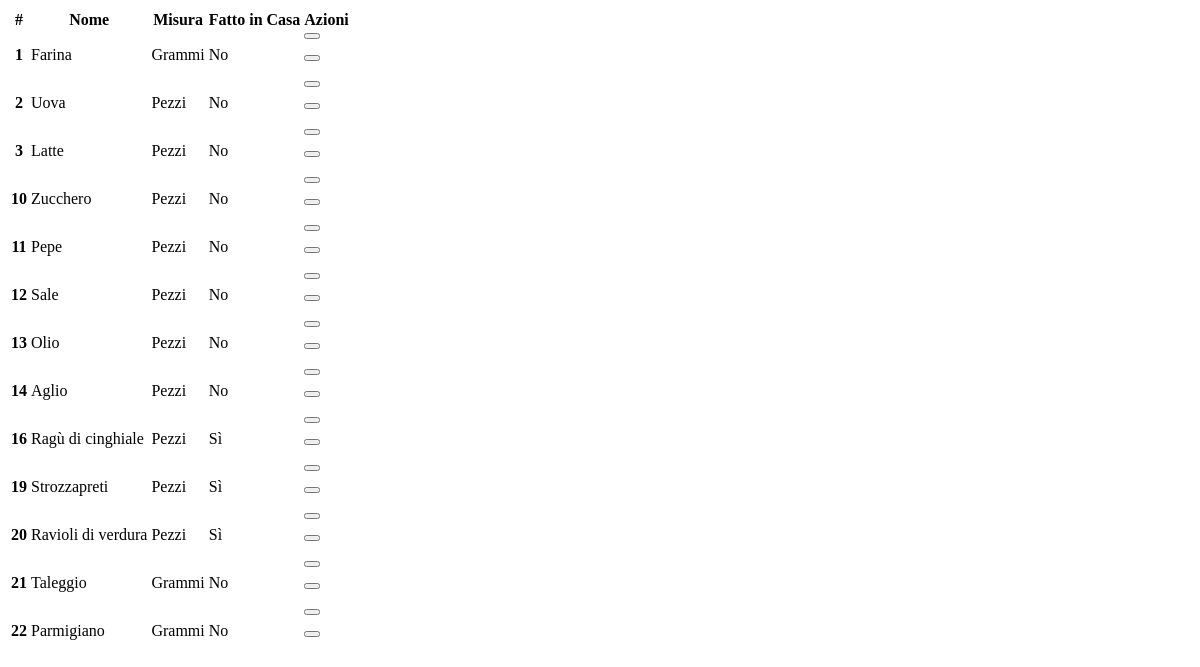
Page /menu/tabellaIngredienti (signed in) on the earlier database version.
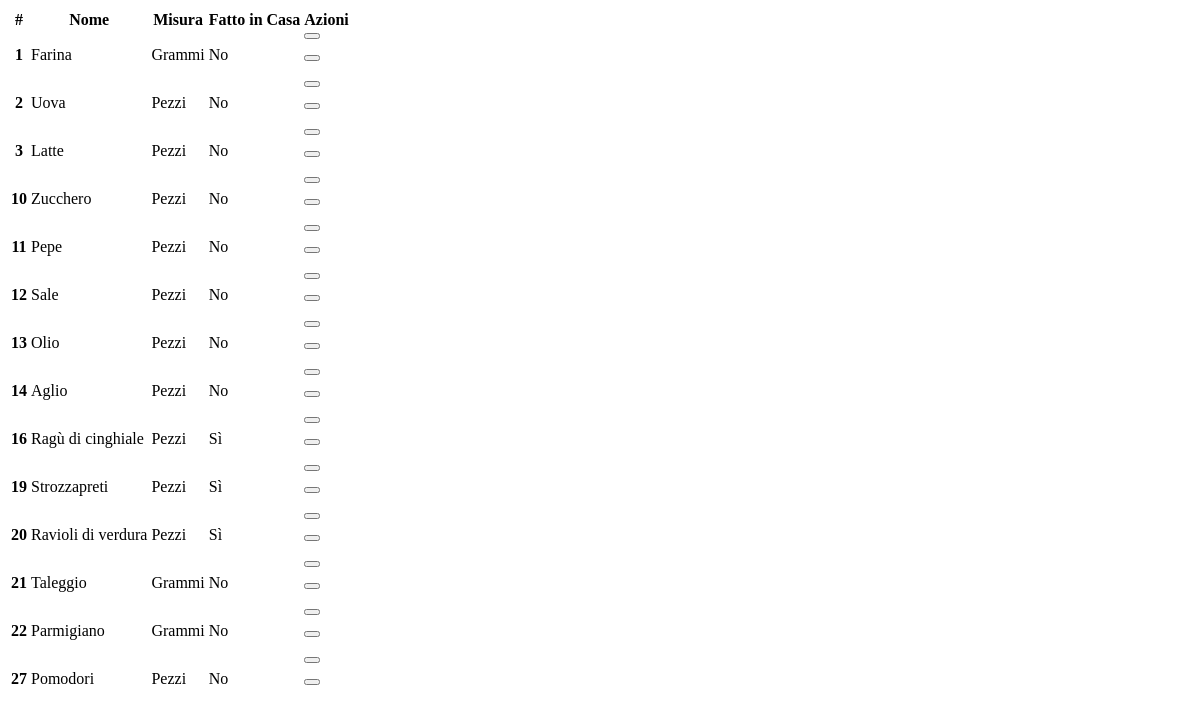
Same page on the later database version.
### gestioneMenu/models.py (models this page shows, shortened)
class Ingrediente(models.Model):
    nome = models.CharField(max_length=100)
    idMisura = models.ForeignKey(Misura, on_delete=models.CASCADE)
    fattoInCasa = models.BooleanField()
    class Meta:
        verbose_name = 'Ingrediente'
        verbose_name_plural = 'Ingredienti'

class Misura(models.Model):
    nome = models.CharField(max_length=50)
    def __str__(self):
        return self.nome
    class Meta:
        verbose_name = 'Misura'
        verbose_name_plural = 'Misure'

### gestioneMenu/views.py (the view)
# urls.py: path('tabellaIngredienti', views.tabellaIngredienti, name='tabellaIngredienti'),
@login_required
def tabellaIngredienti(request):
    ingredienti = Ingrediente.objects.all()
    return render(request, 'ingredienti/tabellaIngredienti.html', {'ingredienti' : ingredienti,'permessiAzioni': request.user.has_perm('gestioneMenu.delete_Ingrediente')})

### gestioneMenu/templates/ingredienti/tabellaIngredienti.html (shortened to what this page needs)
<table class="table table-primary">
    <thead>
      <tr>
        <th scope="col">#</th>
        <th scope="col">Nome</th>
        <th scope="col">Misura</th>
        <th scope="col">Fatto in Casa</th>
        {% if permessiAzioni %}
        <th scope="col">Azioni</th>
        {% endif %}
      </tr>
    </thead>
    <tbody>
        {% for ingrediente in ingredienti %}
        <tr>
            <th scope="row">
              {{ ingrediente.id}}
            </th>
            <td>
              {{ ingrediente.nome }}
            </td>
            <td>
              {{ ingrediente.idMisura }}
            </td>
            <td>
                {% if ingrediente.fattoInCasa %}
                Sì
                {% else %}
                No
                {% endif %}
            </td>
            {% if permessiAzioni %}
            <td>
              <div class="row">
                <div class="col-sm-6 col-md-3">
                  <form hx-post="{% url 'modificaIngrediente' %}" hx-target="#divNotifica">
                    <button type="submit" class="buttonSubmit"></button>
                  </form>
                </div>
                <div class="col-sm-6 col-md-3">
                  <form hx-post="{% url 'eliminaIngrediente' %}" hx-target="#divNotifica">
                    <button type="submit" onclick="return confirm('Vuoi davvero eliminare questo ingrediente?')" class="buttonSubmit"></button>
                  </form>
                </div>
              </div>
            </td>
            {% endif %}
        </tr>
        {% endfor %}
    </tbody>
  </table>

Differences in the rows shown:
added Ingrediente: id "27", nome "Pomodori", idMisura "Pezzi", fattoInCasa "No"
